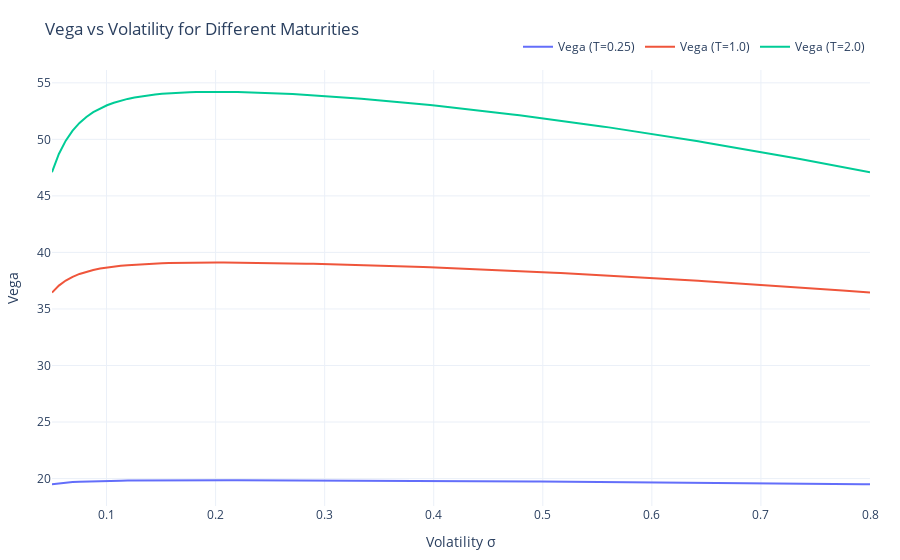

Notebook cell for this chart:
### Markdown cell above
#### Greeks vs Volatility and vs Maturity

 - Vega increases with maturity (more time for volatility to matter).
- Gamma typically decreases with maturity (curvature spreads out).

### Code cell
S0, K, r = 100, 100, 0.02
sigma_grid = np.linspace(0.05, 0.80, 120)
Ts = [0.25, 1.0, 2.0]  # 3M, 1Y, 2Y

series = {}
for T in Ts:
    series[f"Vega (T={T})"] = [vega(S0, K, T, r, s) for s in sigma_grid]

multi_line_plot(
    sigma_grid,
    series,
    title="Vega vs Volatility for Different Maturities",
    xlab="Volatility σ",
    ylab="Vega"
).show()
